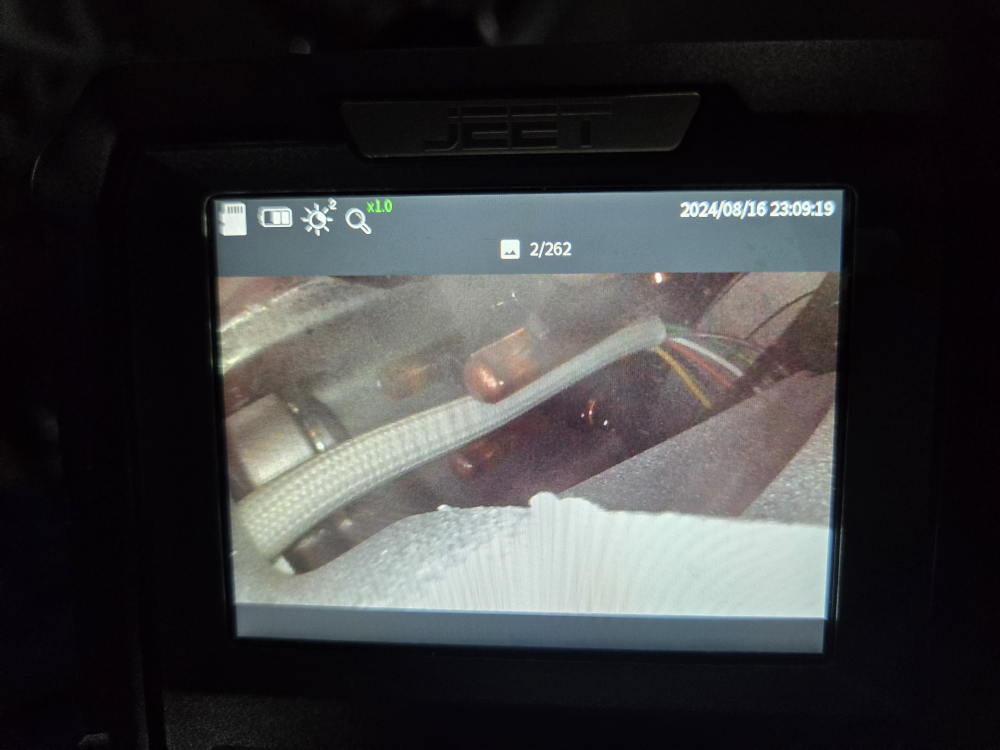
#> input picture data/motor_checker/20240817_000108.jpg, 4000 x 3000 px (shown at 1/4 size)
$ python -i models.py   (imports and definitions only)
#> lines starting #> are read from the running program, lines starting #| are printed output that depends on the picture
"""
데이터 모델 및 유틸리티 함수
"""
import base64
import json
import threading
from datetime import datetime
from pathlib import Path
from typing import Optional
from io import BytesIO

from pydantic import BaseModel
from PIL import Image

import config


file_lock = threading.Lock()


class AnalysisResult(BaseModel):
    """분석 결과 데이터 모델"""
    id: int
    timestamp: str
    filename: str
    has_sticker: bool
    sticker_number: Optional[str] = None
    sticker_color: Optional[str] = None
    defect_level: Optional[str] = None


# [31 lines left out: functions load_results_unsafe, load_results, save_result, not called in this run]


def resize_image(image_path: Path, max_size: int = 1024) -> bytes:
    """
    이미지를 리사이즈하고 JPEG로 압축

    Args:
        image_path: 이미지 파일 경로
        max_size: 최대 크기 (픽셀)

    Returns:
        압축된 이미지 바이트
    """
#> called with max_size = 1024
    img = Image.open(image_path)
#> img is the input picture: PIL image 4000x3000 RGB; mean R, G, B 57.6, 57.7, 59

    # RGBA 이미지를 RGB로 변환 (JPEG는 RGBA 지원 안함)
    if img.mode in ('RGBA', 'LA', 'P'):
        background = Image.new('RGB', img.size, (255, 255, 255))
        if img.mode == 'P':
            img = img.convert('RGBA')
        background.paste(img, mask=img.split()[-1] if img.mode in ('RGBA', 'LA') else None)
        img = background
    elif img.mode != 'RGB':
        img = img.convert('RGB')

    # 비율을 유지하면서 리사이즈
    img.thumbnail((max_size, max_size), Image.Resampling.LANCZOS)
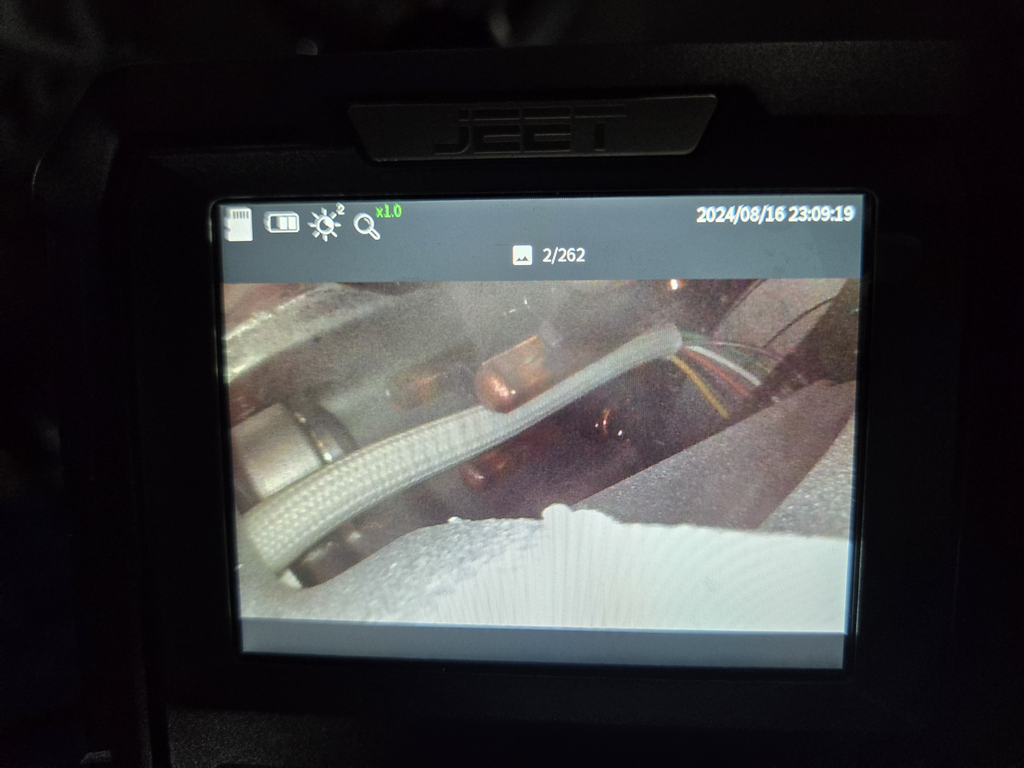
#> img: PIL image 1024x768 RGB; mean R, G, B 57.6, 57.7, 59

    # JPEG로 압축
    buffer = BytesIO()
    img.save(buffer, format='JPEG', quality=85, optimize=True)
    return buffer.getvalue()


# [32 lines left out: functions encode_image, determine_defect_level, not called in this run]

>>> result = resize_image('../data/motor_checker/20240817_000108.jpg')

$ run again, on data/motor_checker/20240817_000136.jpg
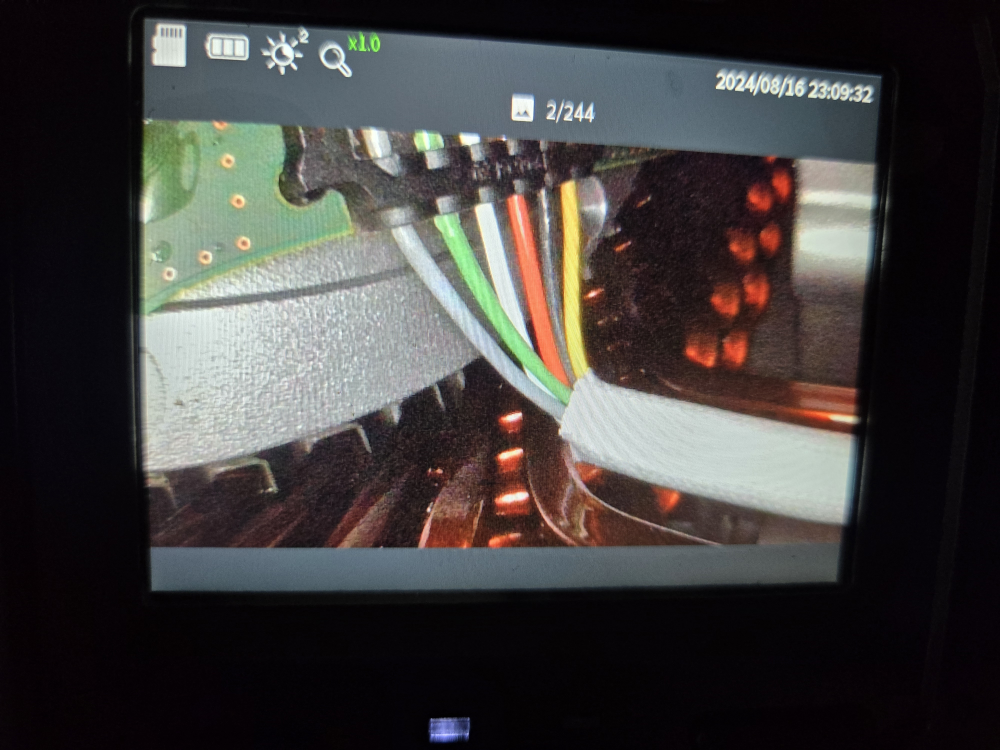
#> input picture data/motor_checker/20240817_000136.jpg, 4000 x 3000 px (shown at 1/4 size)
#> in resize_image, img is the input picture: PIL image 4000x3000 RGB; mean R, G, B 65.1, 62.8, 61.8
#> in resize_image, `img.thumbnail((max_size, max_size), Image.Resampling.LANCZOS)`:
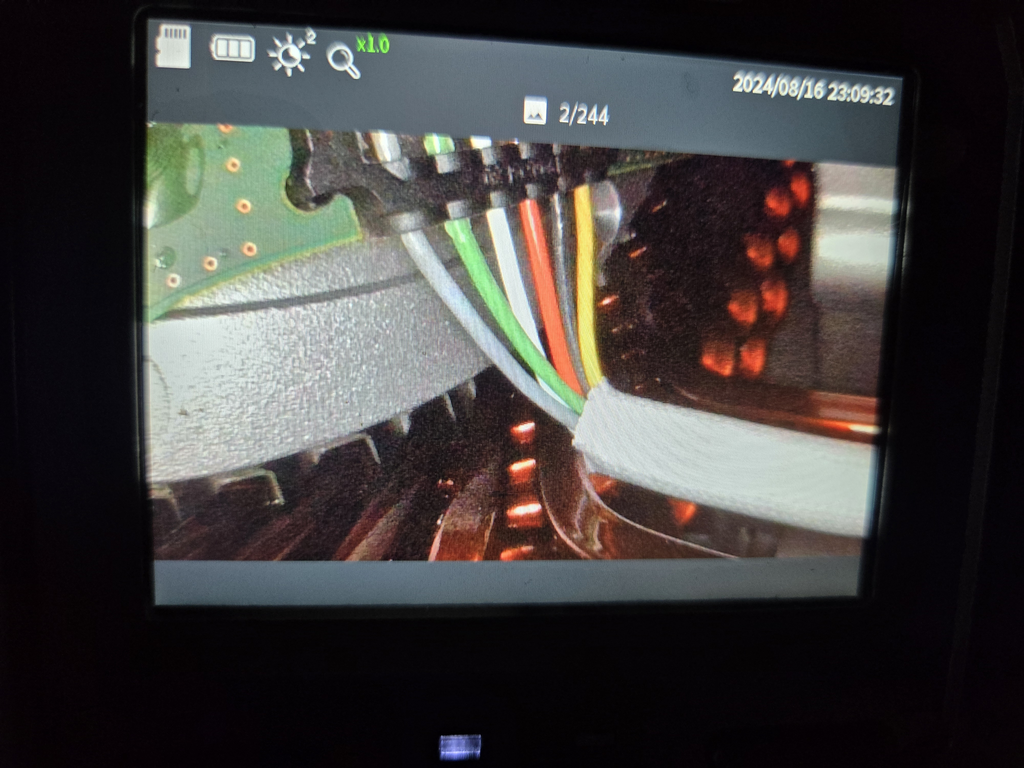
#> img: PIL image 1024x768 RGB; mean R, G, B 65.1, 62.8, 61.8

$ run again, on data/motor_checker/20240817_000138.jpg
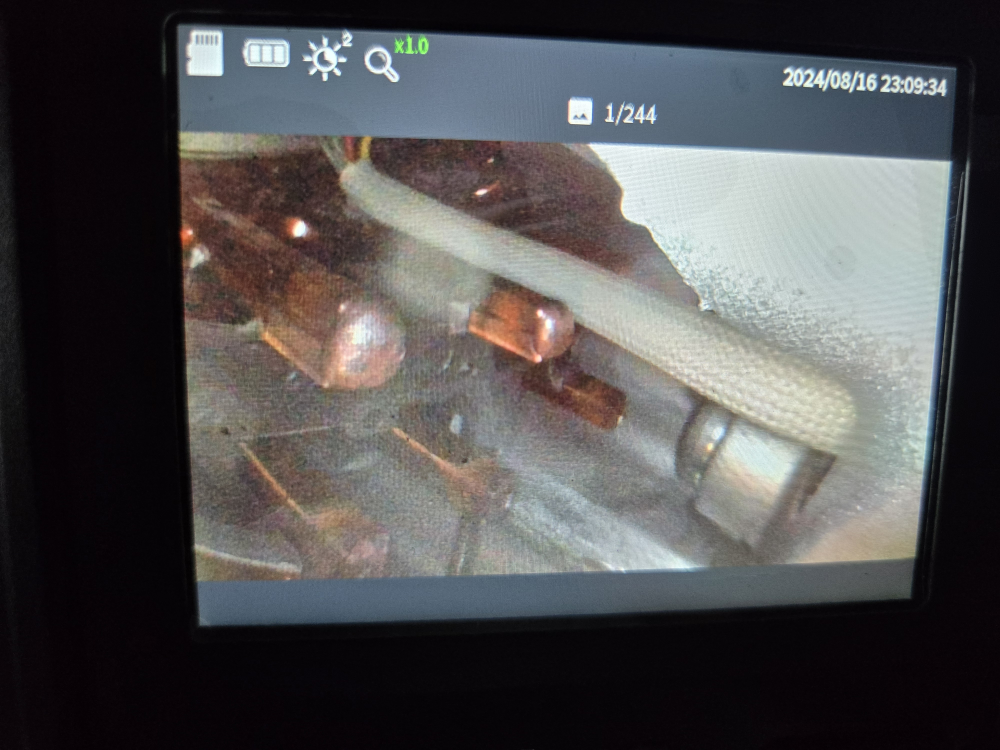
#> input picture data/motor_checker/20240817_000138.jpg, 4000 x 3000 px (shown at 1/4 size)
#> in resize_image, img is the input picture: PIL image 4000x3000 RGB; mean R, G, B 80.8, 79.8, 80.7
#> in resize_image, `img.thumbnail((max_size, max_size), Image.Resampling.LANCZOS)`:
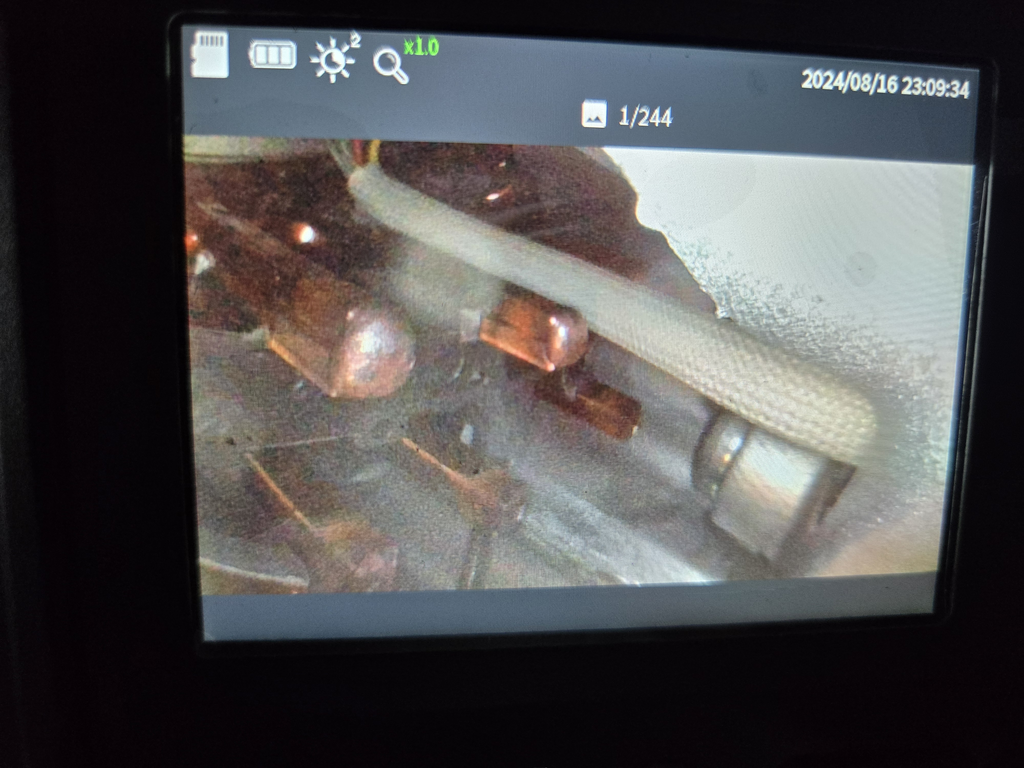
#> img: PIL image 1024x768 RGB; mean R, G, B 80.8, 79.8, 80.7

$ run again, on data/motor_checker/20240817_000204.jpg
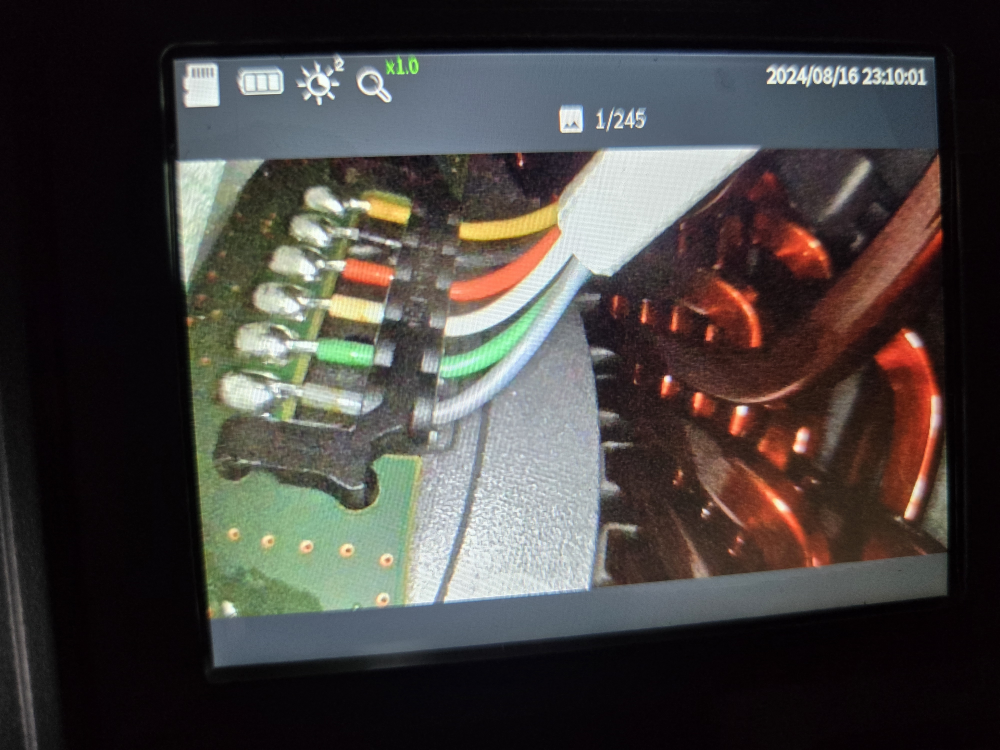
#> input picture data/motor_checker/20240817_000204.jpg, 4000 x 3000 px (shown at 1/4 size)
#> in resize_image, img is the input picture: PIL image 4000x3000 RGB; mean R, G, B 69.9, 66.2, 63.6
#> in resize_image, `img.thumbnail((max_size, max_size), Image.Resampling.LANCZOS)`:
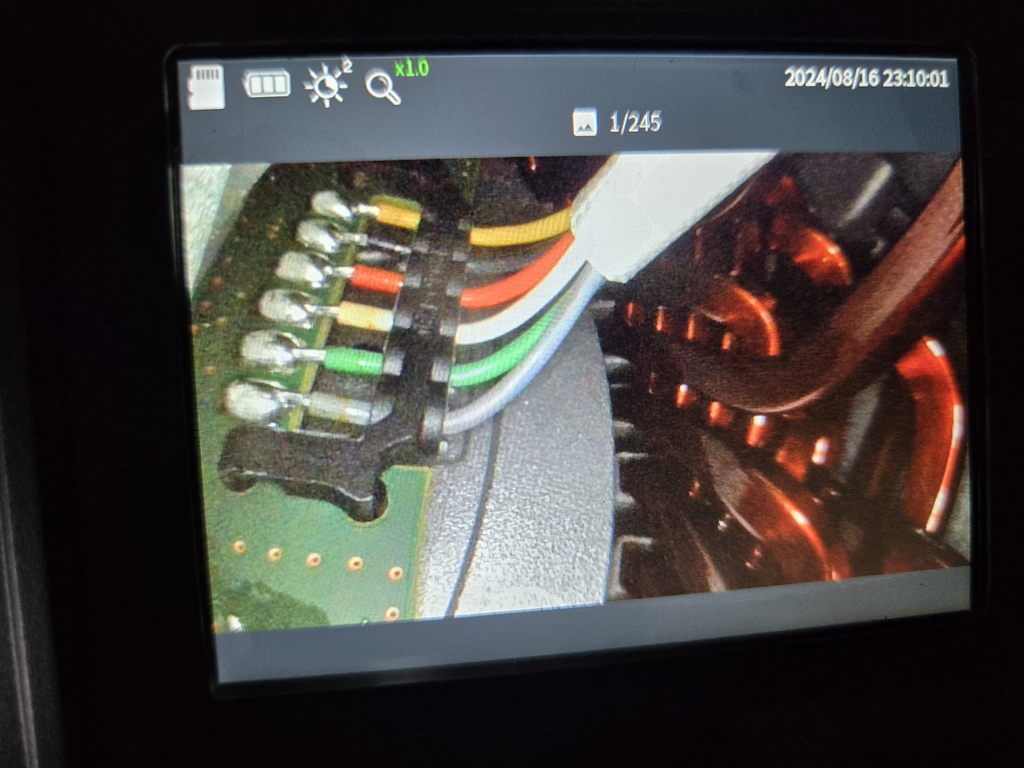
#> img: PIL image 1024x768 RGB; mean R, G, B 69.9, 66.2, 63.6
